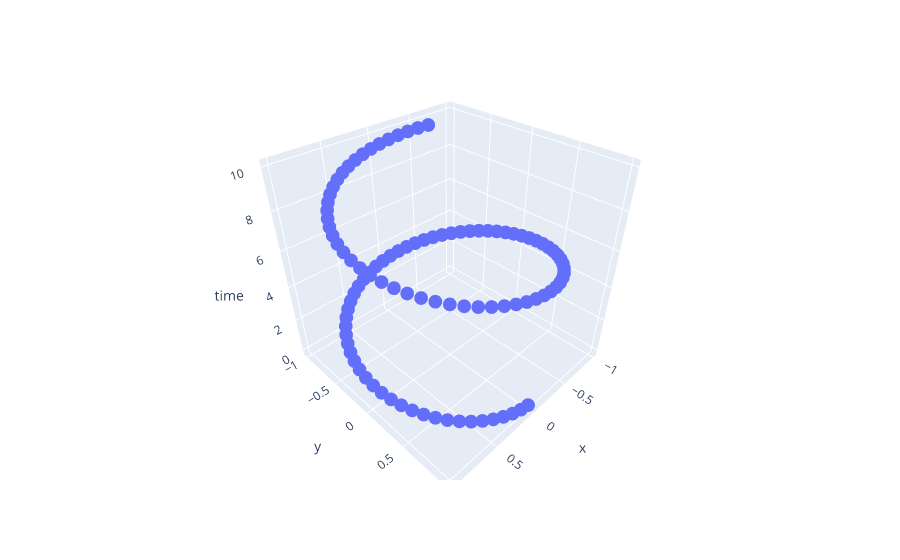

This figure's notebook cell:
### Code cell
import plotly.express as px
px.scatter_3d(
    data_frame=our_data,
    x = 'x',
    y = 'y',
    z  = 'time',
            )
